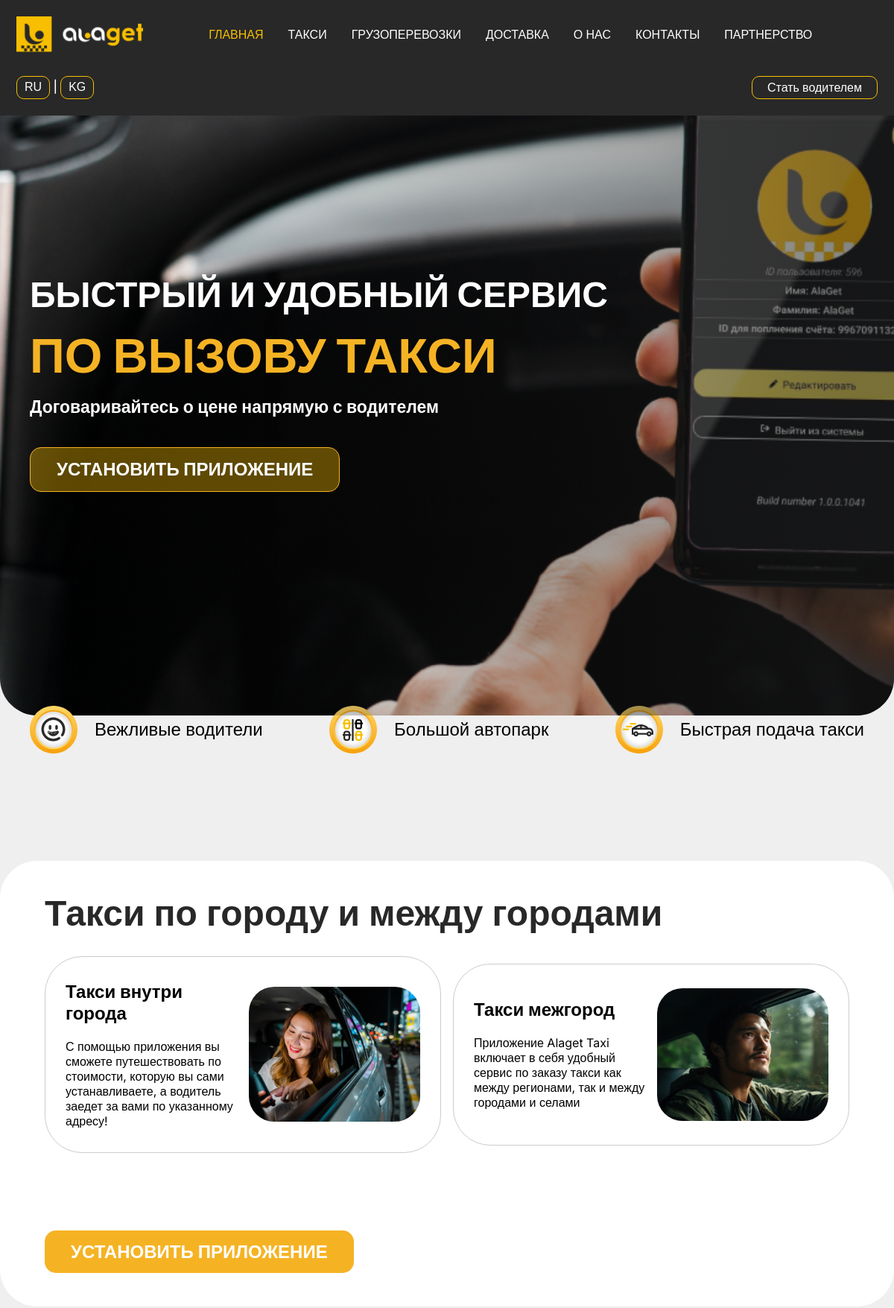
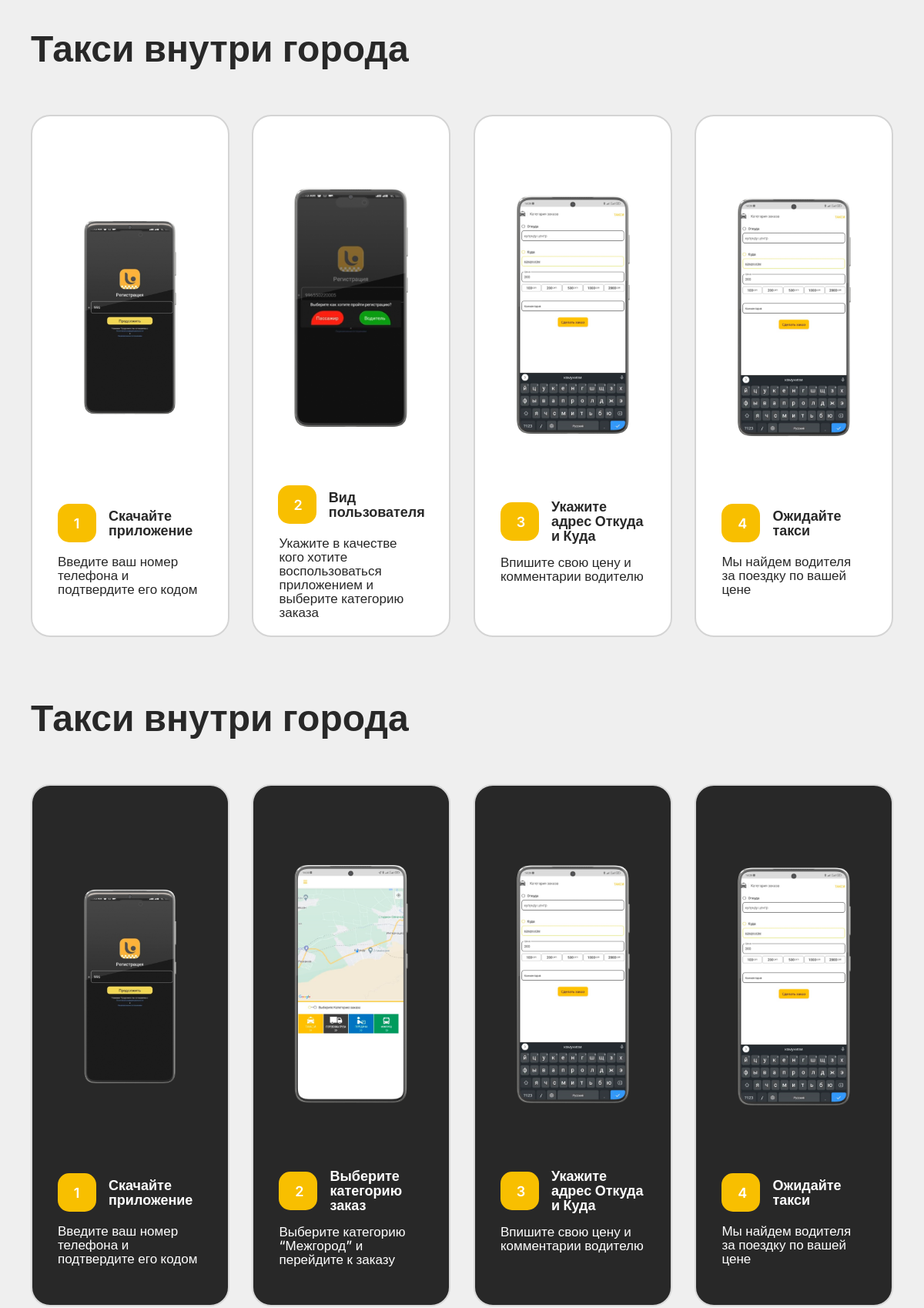
The page /ru/taxi/ (upper part) on the database its author committed (2 pictures, top to bottom).
### apps/base/models.py (models this page shows, shortened)
class Settings(models.Model):
    title = models.CharField(
        max_length=255,
        verbose_name='Заголовок сайта №1',
        blank=True, null=True
    )
    title2 = models.CharField(
        max_length=255,
        verbose_name='Заголовок сайта №2',
        blank=True, null=True
    )
    descriptions = models.TextField(
        verbose_name='Описание сайта',
        blank=True, null=True
    )
    banner_image = models.ImageField(
        upload_to='image/',
        verbose_name="Фото баннера",
        blank=True, null=True
    )
    banner_image2 = models.ImageField(
        upload_to='image/',
        verbose_name="Фото баннера2",
        blank=True, null=True
    )
    logo = models.ImageField(
        upload_to='image/',
        verbose_name='Лого фото',
        blank=True, null=True
    )
    advantage1 = models.CharField(
        max_length=255,
        verbose_name='Преимущества №1',
        blank=True, null=True
    )
    advantage2 = models.CharField(
        max_length=255,
        verbose_name='преимущества №2',
        blank=True, null=True
    )
    advantage3 = models.CharField(
        max_length=255,
        verbose_name='преимущества №3',
        blank=True, null=True
    )
    made_title = models.CharField(
        max_length=255,
        verbose_name='Где сделано?',
        blank=True, null=True
    )
    made_descriptions = models.CharField(
        max_length=255,
        verbose_name='Описание где сделано',
        blank=True, null=True
    )
    install = models.CharField(
        max_length=255,
        verbose_name='Установить приложение',
        blank=True, null=True
    )
    slug = models.SlugField(
        max_length=255,
        unique=True,
        db_index=True,
        blank=True, null=True
    )
    class Meta:
        verbose_name = 'Настройка страницы главная'
        verbose_name_plural = 'Настройки главная'

class Base(models.Model):
    title1 = models.CharField(
        max_length=255,
        verbose_name='ГЛАВНАЯ',
        blank=True, null=True
    )
    title2 = models.CharField(
        max_length=255,
        verbose_name='ТАКСИ',
        blank=True, null=True
    )
    title3 = models.CharField(
        max_length=255,
        verbose_name='ГРУЗОПЕРЕВОЗКИ',
        blank=True, null=True
    )
    title4 = models.CharField(
        max_length=255,
        verbose_name='ДОСТАВКА',
        blank=True, null=True
    )
    title5 = models.CharField(
        max_length=255,
        verbose_name='О НАС',
        blank=True, null=True
    )
    title6 = models.CharField(
        max_length=255,
        verbose_name='КОНТАКТЫ',
        blank=True, null=True
    )
    title7 = models.CharField(
        max_length=255,
        verbose_name='Стать водителем',
        blank=True, null=True
    )
    title8 = models.CharField(
        max_length=255,
        verbose_name='РАБОТА В АЛАГЕТ',
        blank=True, null=True
    )
    title9 = models.CharField(
        max_length=255,
        verbose_name='ПАРТНЕРСТВО',
        blank=True, null=True
    )
    descriptions = models.CharField(
        max_length=255,
        verbose_name='Footer text',
        blank=True, null=True
    )
    req = models.CharField(
        max_length=255,
        verbose_name='Пользовательское соглашение',
        blank=True, null=True
    )
    req2 = models.CharField(
        max_length=255,
        verbose_name='Политика конфиденциальности',
        blank=True, null=True
    )
    req3 = models.CharField(
        max_length=255,
        verbose_name='Лицензионное соглашение',
        blank=True, null=True
    )
    slug = models.SlugField(
        max_length=255,
        unique=True,
        db_index=True,
        blank=True, null=True
    )
    class Meta:
        verbose_name = 'Страницы'
        verbose_name_plural = 'Страницы'

class OrderСity(models.Model):
    title = models.CharField(
        max_length=255,
        verbose_name='Заголовок',
        blank=True, null=True
    )
    numbers = models.CharField(
        max_length=255,
        verbose_name='Номерация',
        blank=True, null=True
    )
    descriptions = models.TextField(
        verbose_name='Описание',
        blank=True, null=True
    )
    image = models.ImageField(
        upload_to='image/',
        verbose_name='Фото',
        blank=True, null=True
    )
    slug = models.SlugField(
        max_length=255,
        unique=True,
        db_index=True,
        blank=True, null=True
    )
    class Meta:
        verbose_name = 'Как заказать такси внутри города?'
        verbose_name_plural = 'Как заказать такси внутри города?'

class OrderIntercity(models.Model):
    title = models.CharField(
        max_length=255,
        verbose_name='Заголовок',
        blank=True, null=True
    )
    numbers = models.CharField(
        max_length=255,
        verbose_name='Номерация',
        blank=True, null=True
    )
    descriptions = models.TextField(
        verbose_name='Описание',
        blank=True, null=True
    )
    image = models.ImageField(
        upload_to='image/',
        verbose_name='Фото',
        blank=True, null=True
    )
    slug = models.SlugField(
        max_length=255,
        unique=True,
        db_index=True,
        blank=True, null=True
    )
    class Meta:
        verbose_name = 'Как заказать такси межгород?'
        verbose_name_plural = 'Как заказать такси внутри межгород?'

### apps/taxi/models.py (models this page shows, shortened)
class Taxi(models.Model):
    title = models.CharField(
        max_length=255,
        verbose_name='Заголовок сайта №1',
        blank=True, null=True
    )
    title2 = models.CharField(
        max_length=255,
        verbose_name='Заголовок сайта №2',
        blank=True, null=True
    )
    descriptions = models.TextField(
        verbose_name='Описание сайта',
        blank=True, null=True
    )
    banner_image = models.ImageField(
        upload_to='image/',
        verbose_name="Фото баннера",
        blank=True, null=True
    )
    advantage1 = models.CharField(
        max_length=255,
        verbose_name='Преимущества №1',
        blank=True, null=True
    )
    advantage2 = models.CharField(
        max_length=255,
        verbose_name='преимущества №2',
        blank=True, null=True
    )
    advantage3 = models.CharField(
        max_length=255,
        verbose_name='преимущества №3',
        blank=True, null=True
    )
    title_order = models.CharField(
        max_length=255,
        verbose_name='Как заказать такси внутри города?',
        blank=True, null=True
    )
    title_order2 = models.CharField(
        max_length=255,
        verbose_name='Как заказать такси межгород?',
        blank=True, null=True
    )
    slug = models.SlugField(
        max_length=255,
        unique=True,
        db_index=True,
        blank=True, null=True
        )
    class Meta:
        verbose_name = 'Настройка страницы такси'
        verbose_name_plural = 'Настройки такси'

class TypesTaxi(models.Model):
    slide_title = models.CharField(
        max_length=255,
        verbose_name='Заголовок слайдера',
        blank=True, null=True
    )
    title = models.CharField(
        max_length=255,
        verbose_name='Заголовок типов такси №1',
        blank=True, null=True
    )
    descriptions = models.TextField(
        verbose_name='Описание типов такси №1',
        blank=True, null=True
    )
    image = models.ImageField(
        upload_to='image/',
        verbose_name='Фото типов такси  №1',
        blank=True, null=True
    )
    title2 = models.CharField(
        max_length=255,
        verbose_name='Заголовок типов такси  №2',
        blank=True, null=True
    )
    descriptions2 = models.TextField(
        verbose_name='Описание типов такси№2',
        blank=True, null=True
    )
    image2 = models.ImageField(
        upload_to='image/',
        verbose_name='Фото типов такси №2',
        blank=True, null=True
    )
    slug = models.SlugField(
        max_length=255,
        unique=True,
        db_index=True,
        blank=True, null=True
        )
    class Meta:
        verbose_name = 'Типы такси'
        verbose_name_plural = 'Типы такси'

### apps/taxi/views.py (the view)
# urls.py: path('taxi/', taxi, name="taxi"),
def taxi(request):
    title = "Такси"
    settings = Settings.objects.latest('id')
    taxi = Taxi.objects.latest('id')
    typestaxi = TypesTaxi.objects.latest('id')
    ordercity = OrderСity.objects.all()
    orderintercity = OrderIntercity.objects.all()
    why = Why.objects.all().order_by('?')[:3]
    whys = Why.objects.latest('id')
    earn = Earn.objects.latest('id')
    base = Base.objects.latest('id')
    return render(request, 'taxi.html', locals())

### templates/taxi.html (shortened to what this page needs)
    {%extends 'homepage.html'%}
    {%load static%}
    {%block content%}
    {% include 'include/header.html' %}
  <main id="main" class="main">
    <img id="myElement" class="Mainbackround" src="{{taxi.banner_image.url}}" alt="" />
    <div class="overlay"></div>
    <div class="mainTitle">
      <h1 class="white">{{taxi.title}}</h1>
      <h2 class="yellow">{{taxi.title2}}</h2>
      <h3 class="white">
        {{taxi.descriptions}}
      </h3>
      <div class="mainButton borderYellow"><a href="https://play.google.com/store/apps/details?id=com.alaget.taxi2&pcampaignid=web_share">{{settings.install}}</a></div>
    </div>
  </main>
  <section class="service">
    <div class="serviceItem">
      <img src="{% static 'assets/icons/Group (1).svg' %}" alt="" />
      <p>{{taxi.advantage1}}</p>
    </div>
    <div class="serviceItem">
      <img src="{% static 'assets/icons/parking_5375572 1.svg' %}" alt="" />
      <p>{{taxi.advantage2}}</p>
    </div>
    <div class="serviceItem">
      <img src="{% static 'assets/icons/Group 49.svg' %}" alt="" />
      <p>{{taxi.advantage3}} </p>
    </div>
  </section>
  <br><br>
  <section>
    <div style="
    background: white;
    border-radius: 50px;
  " class="swiper-container">
      <div style="flex-direction: column;gap: 2rem;align-items: start; height: fit-content;" class="aboutAppCard">
        <h1 class="pop">{{typestaxi.slide_title}}</h1>
        <div  class="flex">
          <div class="aboutCardRight">
            <div style="gap: 1rem;" class="miniCard">
              <div class="aboutCardRight">
                <h1>{{typestaxi.title}}</h1>
                <br>
                <p>{{typestaxi.descriptions}}</p>
              </div>
              <div class="aboutCardRight">
                <div class="aboutCardImage">
                  <img
                    src="{{typestaxi.image.url}}"
                    alt="" />
                </div>
              </div>
            </div>
          </div>
          <div class="aboutCardRight">
            <div style="gap: 1rem;" class="miniCard">
              <div class="aboutCardRight">
                <h1>{{typestaxi.title2}}</h1>
                <br>
                <p>{{typestaxi.descriptions2}}</p>
              </div>
              <div class="aboutCardRight">
                <div class="aboutCardImage">
                  <img
                    src="{{typestaxi.image2.url}}"
                    alt="" />
                </div>
              </div>
            </div>
          </div>
        </div>
        <a href="https://play.google.com/store/apps/details?id=com.alaget.taxi2&pcampaignid=web_share">
            <div class="orangeBGbutton"><a href="https://play.google.com/store/apps/details?id=com.alaget.taxi2&pcampaignid=web_share">{{settings.install}}</a></div>
        </a>
      </div>
    </div>
  </section>
  <section class="instructionSection">
    <h1>{{taxi.title_order}}</h1>
    <br><br><br>
    <div class="instructionContainer">
      {% for ordercity in ordercity %}
      <div class="instructionCard">
        <div class="instrukionImage"><img src="{{ordercity.image.url}}" alt=""></div>
        <h1>
          <div class="stepItem">
            <div>{{ordercity.numbers}}</div>
          </div>{{ordercity.title}}
        </h1>
        <p>{{ordercity.descriptions}}</p>
      </div>
      {% endfor %}
    </div>
  </section>
  <section class="instructionSection">
    <h1>{{taxi.title_order2}}</h1>
    <br><br><br>
    <div class="instructionContainer">
      {% for orderintercity in orderintercity %}
      <div class="instructionCard Dark">
        <div class="instrukionImage"><img src="{{orderintercity.image.url}}" alt=""></div>
        <h1 class="white">
          <div class="stepItem white">
            <div>{{orderintercity.numbers}}</div>
          </div>{{orderintercity.title}}
        </h1>
        <p class='white'>{{orderintercity.descriptions}}</p>
      </div>
      {% endfor %}
    </div>
  </section>
{%endblock%}

### templates/include/header.html (shortened to what this page needs)
{% load static i18n%}
  <header class="header">
    <nav>
      <div class="logo"><img src="{{settings.logo.url}}" alt="" /></div>
      <ul class="desc">
        <a href="{% url 'index' %}">
          <li class="active">{{base.title1}}</li>
        </a>
        <a href="{% url 'taxi' %}">
          <li>{{base.title2}}</li>
        </a>
        <a href="{% url 'cargo' %}">
          <li>{{base.title3}} </li>
        </a>
        <a href="{% url 'delivery' %}">
          <li>{{base.title4}}</li>
        </a>
        <a href="{% url 'about' %}">
          <li>{{base.title5}}</li>
        </a>
        <a href="{% url 'contact' %}">
          <li>{{base.title6 }}</li>
        </a>
        <a href="{% url 'partners' %}">
          <li>{{base.title9}}</li>
        </a>
      </ul>
      <div class="translate">
        <button class="loacithionBth"><span class="language-switch" data-language="ru">RU</span></button>
        <span>|</span>
        <button class="loacithionBth"><span class="language-switch" data-language="kg">KG</span></button>
    </div>
      <div class="beTaksist">
        <a href="{% url 'betaxist' %}">
          <p>{{base.title7}}</p>
        </a>
      </div>
    </nav>
  </header>

### rows shown on the page
Settings: logo (picture), install "УСТАНОВИТЬ ПРИЛОЖЕНИЕ"
Base: title1 "ГЛАВНАЯ", title2 "ТАКСИ", title3 "ГРУЗОПЕРЕВОЗКИ", title4 "ДОСТАВКА", title5 "О НАС", title6 "КОНТАКТЫ", title9 "ПАРТНЕРСТВО", title7 "Стать водителем"
Taxi: banner_image (picture), title "БЫСТРЫЙ И УДОБНЫЙ СЕРВИС", title2 "ПО ВЫЗОВУ ТАКСИ", descriptions "Договаривайтесь о цене напрямую с водителем", advantage1 "Вежливые водители", advantage2 "Большой автопарк", advantage3 "Быстрая подача такси", title_order "Такси внутри города", title_order2 "Такси внутри города"
TypesTaxi: slide_title "Такси по городу и между городами", title "Такси внутри города", descriptions "С помощью приложения вы сможете путешествовать по стоимости, которую вы сами устанавливаете, а водитель заедет за вами по указанному адресу!", image (picture), title2 "Такси межгород", descriptions2 "Приложение Alaget Taxi включает в себя удобный сервис по заказу такси как между регионами, так и между городами и селами", image2 (picture)
OrderСity: image (picture), numbers "1", title "Скачайте приложение", descriptions "Введите ваш номер телефона и подтвердите его кодом"
OrderСity: image (picture), numbers "2", title "Вид пользователя", descriptions "Укажите в качестве кого хотите воспользоваться приложением и выберите категорию заказа"
OrderСity: image (picture), numbers "3", title "Укажите адрес Откуда и Куда", descriptions "Впишите свою цену и комментарии водителю"
OrderСity: image (picture), numbers "4", title "Ожидайте такси", descriptions "Мы найдем водителя за поездку по вашей цене"
OrderIntercity: image (picture), numbers "1", title "Скачайте приложение", descriptions "Введите ваш номер телефона и подтвердите его кодом"
OrderIntercity: image (picture), numbers "2", title "Выберите категорию заказ", descriptions "Выберите категорию “Межгород” и перейдите к заказу"
OrderIntercity: image (picture), numbers "3", title "Укажите адрес Откуда и Куда", descriptions "Впишите свою цену и комментарии водителю"
OrderIntercity: image (picture), numbers "4", title "Ожидайте такси", descriptions "Мы найдем водителя за поездку по вашей цене"
